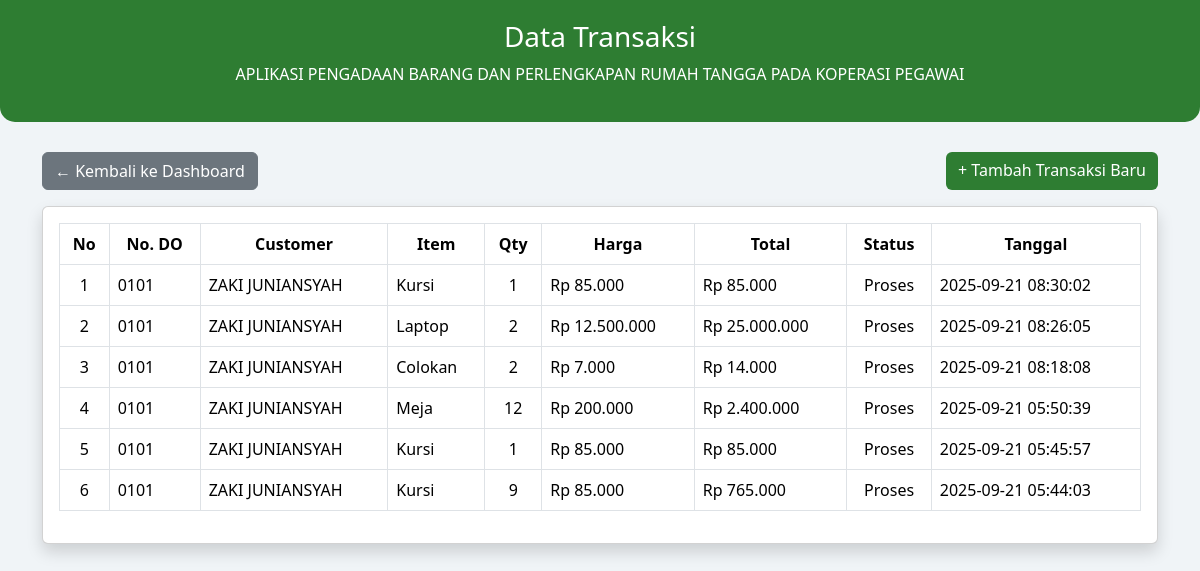
Page /transaksi.php on the committed database.
### tables this page shows
CREATE TABLE `transaction` (
  `id_transaction` int NOT NULL,
  `id_sales` int NOT NULL,
  `id_item` int NOT NULL,
  `quantity` int NOT NULL,
  `price` decimal(12,2) NOT NULL,
  `amount` decimal(12,2) NOT NULL,
  `created_at` timestamp NULL DEFAULT CURRENT_TIMESTAMP
);

CREATE TABLE `sales` (
  `id_sales` int NOT NULL,
  `id_customer` int NOT NULL,
  `do_number` varchar(50) DEFAULT NULL,
  `status` enum('Pending','Proses','Selesai') DEFAULT 'Pending'
);

CREATE TABLE `customer` (
  `id` int NOT NULL,
  `nama` varchar(255) NOT NULL,
  `alamat` varchar(255) NOT NULL,
  `telpon` varchar(30) DEFAULT NULL,
  `email` varchar(255) NOT NULL
);

CREATE TABLE `item` (
  `id_item` int NOT NULL,
  `nama_item` varchar(150) NOT NULL,
  `harga_beli` decimal(12,2) NOT NULL,
  `harga_jual` decimal(12,2) NOT NULL,
  `stok` int DEFAULT '0'
);

### koneksi.php (called while the page is built, shortened)
<?php
$koneksi = mysqli_connect("localhost", "root", "", "ujikom");
function query($query)
{
    global $koneksi;
    $result = mysqli_query($koneksi, $query);
    $rows = [];
    while ($row = mysqli_fetch_assoc($result)) {
        $rows[] = $row;
    }
    return $rows;
}

### transaksi.php (the view, shortened to what this page needs)
<?php
require 'koneksi.php';
$transactions = query("
    SELECT t.id_transaction, t.quantity, t.price, t.amount, t.created_at,
           s.do_number, s.status,
           c.nama AS nama_customer,
           i.nama_item
    FROM transaction t
    JOIN sales s ON t.id_sales = s.id_sales
    JOIN customer c ON s.id_customer = c.id
    JOIN item i ON t.id_item = i.id_item
    ORDER BY t.created_at DESC
");
?>
<!doctype html>
<html lang="id">
<head>
  <link href="https://cdn.jsdelivr.net/npm/bootstrap@5.3.2/dist/css/bootstrap.min.css" rel="stylesheet">
</head>
<body>
<div class="header">
  <h3>Data Transaksi</h3>
  <p>APLIKASI PENGADAAN BARANG DAN PERLENGKAPAN RUMAH TANGGA PADA KOPERASI PEGAWAI</p>
</div>
<div class="container mb-5">
  <div class="d-flex justify-content-between mb-3">
    <a href="dashboard.php" class="btn btn-secondary">← Kembali ke Dashboard</a>
    <a href="tambahTransaksi.php" class="btn btn-success">+ Tambah Transaksi Baru</a>
  </div>
  <div class="card p-3 shadow">
    <div class="table-responsive">
      <table class="table table-bordered table-hover align-middle">
        <thead>
          <tr class="text-center">
            <th>No</th>
            <th>No. DO</th>
            <th>Customer</th>
            <th>Item</th>
            <th>Qty</th>
            <th>Harga</th>
            <th>Total</th>
            <th>Status</th>
            <th>Tanggal</th>
          </tr>
        </thead>
        <tbody>
          <?php if(!empty($transactions)): ?>
            <?php $i=1; foreach ($transactions as $trx): ?>
              <tr>
                <td class="text-center"><?= $i++; ?></td>
                <td><?= htmlspecialchars($trx['do_number']); ?></td>
                <td><?= htmlspecialchars($trx['nama_customer']); ?></td>
                <td><?= htmlspecialchars($trx['nama_item']); ?></td>
                <td class="text-center"><?= $trx['quantity']; ?></td>
                <td>Rp <?= number_format($trx['price'],0,',','.'); ?></td>
                <td>Rp <?= number_format($trx['amount'],0,',','.'); ?></td>
                <td class="text-center"><?= htmlspecialchars($trx['status']); ?></td>
                <td><?= $trx['created_at']; ?></td>
              </tr>
            <?php endforeach; ?>
          <?php else: ?>
              <tr><td colspan="9" class="text-center text-muted">Belum ada data transaksi</td></tr>
          <?php endif; ?>
        </tbody>
      </table>
    </div>
  </div>
</div>
</body>
</html>

### transaksi.php (style rules this page uses)
body { background:#f0f4f7;font-family:'Segoe UI',sans-serif; }
.header { background:#2e7d32;color:#fff;padding:20px;text-align:center; border-radius:0 0 15px 15px;margin-bottom:30px; }
.btn-success { background:#2e7d32;border:none; }
.table thead { background:#2e7d32;color:#fff; }

### rows in the picture
transaction: id_sales.do_number "0101", customer.nama "ZAKI JUNIANSYAH", id_item.nama_item "Kursi", quantity "1", price "85.000", amount "85.000", id_sales.status "Proses", created_at "2025-09-21 08:30:02"
transaction: id_sales.do_number "0101", customer.nama "ZAKI JUNIANSYAH", id_item.nama_item "Laptop", quantity "2", price "12.500.000", amount "25.000.000", id_sales.status "Proses", created_at "2025-09-21 08:26:05"
transaction: id_sales.do_number "0101", customer.nama "ZAKI JUNIANSYAH", id_item.nama_item "Colokan", quantity "2", price "7.000", amount "14.000", id_sales.status "Proses", created_at "2025-09-21 08:18:08"
transaction: id_sales.do_number "0101", customer.nama "ZAKI JUNIANSYAH", id_item.nama_item "Meja", quantity "12", price "200.000", amount "2.400.000", id_sales.status "Proses", created_at "2025-09-21 05:50:39"
transaction: id_sales.do_number "0101", customer.nama "ZAKI JUNIANSYAH", id_item.nama_item "Kursi", quantity "1", price "85.000", amount "85.000", id_sales.status "Proses", created_at "2025-09-21 05:45:57"
transaction: id_sales.do_number "0101", customer.nama "ZAKI JUNIANSYAH", id_item.nama_item "Kursi", quantity "9", price "85.000", amount "765.000", id_sales.status "Proses", created_at "2025-09-21 05:44:03"
